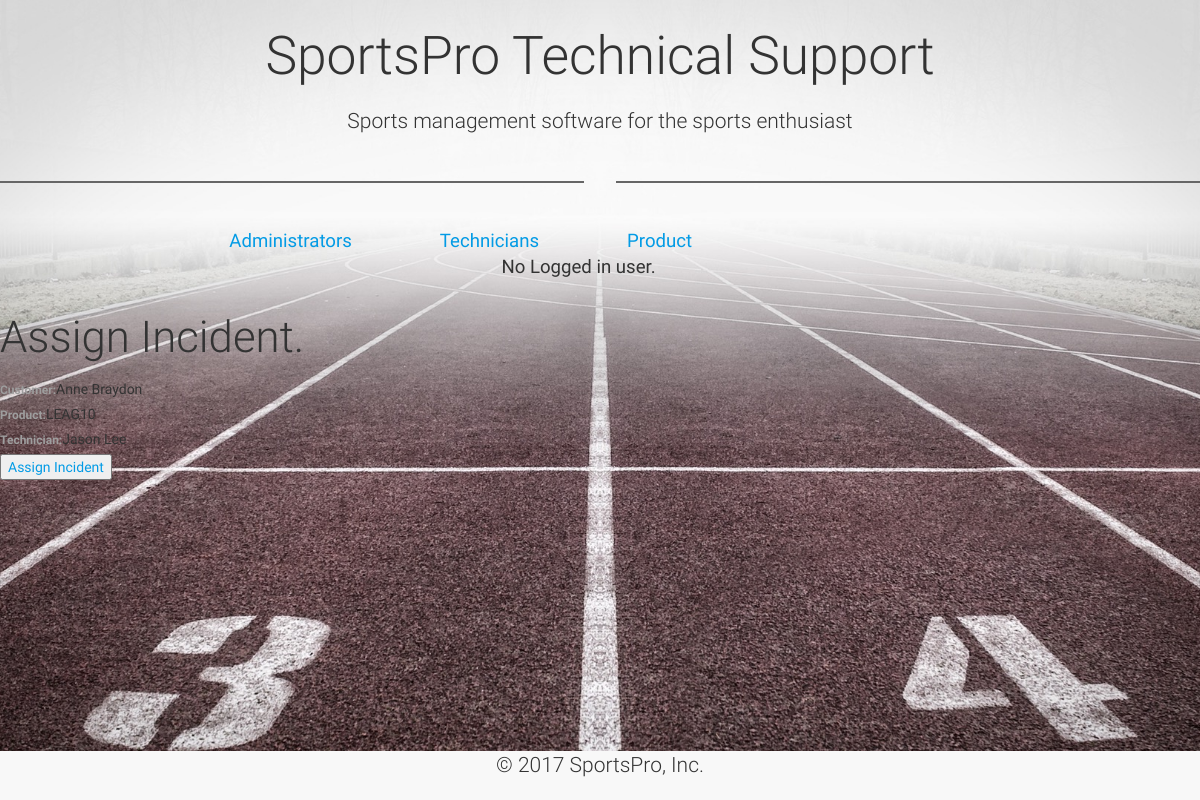
The app's page /incident_assign/assignInci.php?technicianID=12&customerID=1065 with its own data.
### tables this page shows
CREATE TABLE `incidents` (
  `incidentID` int(11) NOT NULL,
  `customerID` int(11) NOT NULL,
  `productCode` varchar(10) NOT NULL,
  `techID` int(11) DEFAULT NULL,
  `dateOpened` datetime NOT NULL,
  `dateClosed` datetime DEFAULT NULL,
  `title` varchar(50) NOT NULL,
  `description` varchar(2000) NOT NULL
);

CREATE TABLE `customers` (
  `customerID` int(11) NOT NULL,
  `firstName` varchar(50) NOT NULL,
  `lastName` varchar(50) NOT NULL,
  `address` varchar(50) NOT NULL,
  `city` varchar(50) NOT NULL,
  `state` varchar(50) NOT NULL,
  `postalCode` varchar(20) NOT NULL,
  `countryCode` char(2) NOT NULL,
  `phone` varchar(20) NOT NULL,
  `email` varchar(50) NOT NULL,
  `password` varchar(20) NOT NULL
);

CREATE TABLE `technicians` (
  `techID` int(11) NOT NULL,
  `firstName` varchar(50) NOT NULL,
  `lastName` varchar(50) NOT NULL,
  `email` varchar(50) NOT NULL,
  `phone` varchar(20) NOT NULL,
  `password` varchar(20) NOT NULL
);

### incident_assign/assignInci.php (the view, shortened to what this page needs)
<?php
include '../view/header.php';
include "../config.php";
?>
<?php
if (isset($_GET['technicianID']) && isset($_GET['customerID'])) {
$tid =  $_SESSION['techID'];
$cid =   $_SESSION['customerID'];
     $sql1 = "SELECT `techID`,`firstName`,`lastName` FROM technicians WHERE techID='$tid'";
    $result1=mysqli_query($connectdb, $sql1);
   $sql2 = "SELECT customers.`customerID` AS cID, `firstName`,`lastName`,`productCode` FROM customers JOIN `incidents`ON customers.customerID = incidents.customerID WHERE customers.customerID='$cid'";
        $result2=mysqli_query($connectdb, $sql2);
    if ($row2 = mysqli_fetch_array($result2)) {
       echo "<h3>Assign Incident.</h3>";
       echo "<label>Customer:</label>" . $row2['firstName'] . "\t" . $row2['lastName'] . "<br>";
       echo "<label>Product:</label>" . $row2['productCode']. "<br>";
       $row1 = mysqli_fetch_array($result1);
        echo "<label>Technician:</label>" . $row1['firstName'] . "\t" . $row1['lastName']. "<br>";
        echo "<a href = 'assignUpt.php?techID=".$tid."&custID=".$cid."'><button>Assign Incident</button></a>";
    }
     else {
        echo "You have encountered the following Error" . mysqli_error($connectdb);
    }
}
?>
<?php include '../view/footer.php'; ?>

### assets/css/style.css (style rules this page uses)
.view { height: 100%; }
.view { background:url(../img/bg-img.jpeg)no-repeat center center fixed; -webkit-background-size: cover; -moz-background-size: cover; -o-background-size: cover; background-size: cover; }

### records on screen
incidents: customerID.firstName "Anne", customerID.lastName "Braydon", productCode "LEAG10"
technicians: firstName "Jason", lastName "Lee"

### other values on screen
$notLogin "No Logged in user."
